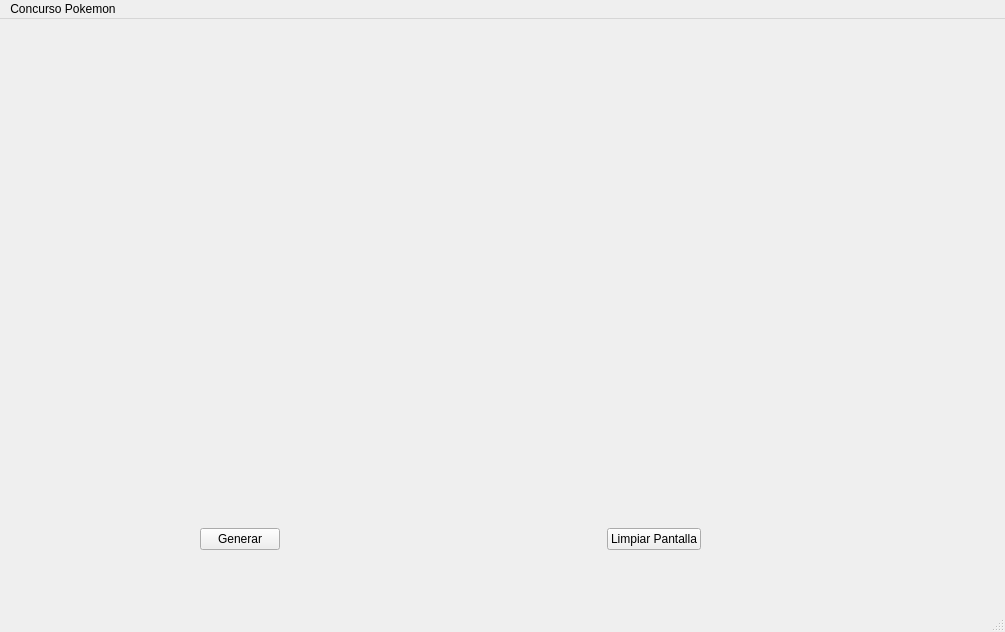
<?xml version="1.0" encoding="UTF-8"?>
<ui version="4.0">
 <class>MainWindow</class>
 <widget class="QMainWindow" name="MainWindow">
  <property name="geometry">
   <rect>
    <x>0</x>
    <y>0</y>
    <width>1005</width>
    <height>632</height>
   </rect>
  </property>
  <property name="windowTitle">
   <string>MainWindow</string>
  </property>
  <widget class="QWidget" name="centralwidget">
   <widget class="QWidget" name="gridLayoutWidget">
    <property name="geometry">
     <rect>
      <x>40</x>
      <y>10</y>
      <width>856</width>
      <height>452</height>
     </rect>
    </property>
    <layout class="QGridLayout" name="gridLayout">
     <item row="5" column="2">
      <widget class="QLabel" name="pkmsemifinal2">
       <property name="text">
        <string/>
       </property>
      </widget>
     </item>
     <item row="3" column="6">
      <spacer name="horizontalSpacer_2">
       <property name="orientation">
        <enum>Qt::Horizontal</enum>
       </property>
       <property name="sizeType">
        <enum>QSizePolicy::Minimum</enum>
       </property>
       <property name="sizeHint" stdset="0">
        <size>
         <width>40</width>
         <height>20</height>
        </size>
       </property>
      </spacer>
     </item>
     <item row="2" column="10">
      <widget class="QLabel" name="pokemon6">
       <property name="text">
        <string/>
       </property>
       <property name="pixmap">
        <pixmap>images/unknown.png</pixmap>
       </property>
      </widget>
     </item>
     <item row="3" column="3">
      <widget class="QLabel" name="pkmfinal1">
       <property name="text">
        <string/>
       </property>
      </widget>
     </item>
     <item row="3" column="7">
      <widget class="QLabel" name="pkmfinal2">
       <property name="text">
        <string/>
       </property>
      </widget>
     </item>
     <item row="3" column="5">
      <widget class="QLabel" name="winner">
       <property name="text">
        <string/>
       </property>
       <property name="pixmap">
        <pixmap>images/corona.png</pixmap>
       </property>
      </widget>
     </item>
     <item row="5" column="0">
      <spacer name="verticalSpacer_3">
       <property name="orientation">
        <enum>Qt::Vertical</enum>
       </property>
       <property name="sizeType">
        <enum>QSizePolicy::Minimum</enum>
       </property>
       <property name="sizeHint" stdset="0">
        <size>
         <width>20</width>
         <height>40</height>
        </size>
       </property>
      </spacer>
     </item>
     <item row="0" column="0">
      <widget class="QLabel" name="pokemon1">
       <property name="text">
        <string/>
       </property>
       <property name="pixmap">
        <pixmap>images/unknown.png</pixmap>
       </property>
      </widget>
     </item>
     <item row="1" column="8">
      <widget class="QLabel" name="pkmsemifinal3">
       <property name="text">
        <string/>
       </property>
      </widget>
     </item>
     <item row="4" column="0">
      <widget class="QLabel" name="pokemon3">
       <property name="text">
        <string/>
       </property>
       <property name="pixmap">
        <pixmap>images/unknown.png</pixmap>
       </property>
      </widget>
     </item>
     <item row="6" column="0">
      <widget class="QLabel" name="pokemon4">
       <property name="text">
        <string/>
       </property>
       <property name="pixmap">
        <pixmap>images/unknown.png</pixmap>
       </property>
      </widget>
     </item>
     <item row="3" column="4">
      <spacer name="horizontalSpacer">
       <property name="orientation">
        <enum>Qt::Horizontal</enum>
       </property>
       <property name="sizeType">
        <enum>QSizePolicy::Minimum</enum>
       </property>
       <property name="sizeHint" stdset="0">
        <size>
         <width>40</width>
         <height>20</height>
        </size>
       </property>
      </spacer>
     </item>
     <item row="3" column="0">
      <spacer name="verticalSpacer_2">
       <property name="orientation">
        <enum>Qt::Vertical</enum>
       </property>
       <property name="sizeType">
        <enum>QSizePolicy::Minimum</enum>
       </property>
       <property name="sizeHint" stdset="0">
        <size>
         <width>20</width>
         <height>40</height>
        </size>
       </property>
      </spacer>
     </item>
     <item row="4" column="10">
      <widget class="QLabel" name="pokemon7">
       <property name="text">
        <string/>
       </property>
       <property name="pixmap">
        <pixmap>images/unknown.png</pixmap>
       </property>
      </widget>
     </item>
     <item row="1" column="0">
      <spacer name="verticalSpacer">
       <property name="orientation">
        <enum>Qt::Vertical</enum>
       </property>
       <property name="sizeType">
        <enum>QSizePolicy::Minimum</enum>
       </property>
       <property name="sizeHint" stdset="0">
        <size>
         <width>20</width>
         <height>30</height>
        </size>
       </property>
      </spacer>
     </item>
     <item row="2" column="0">
      <widget class="QLabel" name="pokemon2">
       <property name="text">
        <string/>
       </property>
       <property name="pixmap">
        <pixmap>images/unknown.png</pixmap>
       </property>
      </widget>
     </item>
     <item row="1" column="2">
      <widget class="QLabel" name="pkmsemifinal1">
       <property name="text">
        <string/>
       </property>
      </widget>
     </item>
     <item row="5" column="8">
      <widget class="QLabel" name="pkmsemifinal4">
       <property name="text">
        <string/>
       </property>
      </widget>
     </item>
     <item row="6" column="10">
      <widget class="QLabel" name="pokemon8">
       <property name="text">
        <string/>
       </property>
       <property name="pixmap">
        <pixmap>images/unknown.png</pixmap>
       </property>
      </widget>
     </item>
     <item row="0" column="10">
      <widget class="QLabel" name="pokemon5">
       <property name="text">
        <string/>
       </property>
       <property name="pixmap">
        <pixmap>images/unknown.png</pixmap>
       </property>
      </widget>
     </item>
    </layout>
   </widget>
   <widget class="QWidget" name="horizontalLayoutWidget">
    <property name="geometry">
     <rect>
      <x>200</x>
      <y>480</y>
      <width>501</width>
      <height>80</height>
     </rect>
    </property>
    <layout class="QHBoxLayout" name="horizontalLayout_3">
     <item>
      <widget class="QPushButton" name="pushButton">
       <property name="text">
        <string>Generar</string>
       </property>
      </widget>
     </item>
     <item>
      <spacer name="horizontalSpacer_3">
       <property name="orientation">
        <enum>Qt::Horizontal</enum>
       </property>
       <property name="sizeHint" stdset="0">
        <size>
         <width>40</width>
         <height>20</height>
        </size>
       </property>
      </spacer>
     </item>
     <item>
      <widget class="QPushButton" name="pushButton_2">
       <property name="text">
        <string>Limpiar Pantalla</string>
       </property>
      </widget>
     </item>
    </layout>
   </widget>
  </widget>
  <widget class="QMenuBar" name="menubar">
   <property name="geometry">
    <rect>
     <x>0</x>
     <y>0</y>
     <width>1005</width>
     <height>32</height>
    </rect>
   </property>
   <widget class="QMenu" name="menuConcurso_Pokemon">
    <property name="title">
     <string>Concurso Pokemon</string>
    </property>
   </widget>
   <addaction name="menuConcurso_Pokemon"/>
  </widget>
  <widget class="QStatusBar" name="statusbar"/>
 </widget>
 <resources/>
 <connections/>
</ui>
